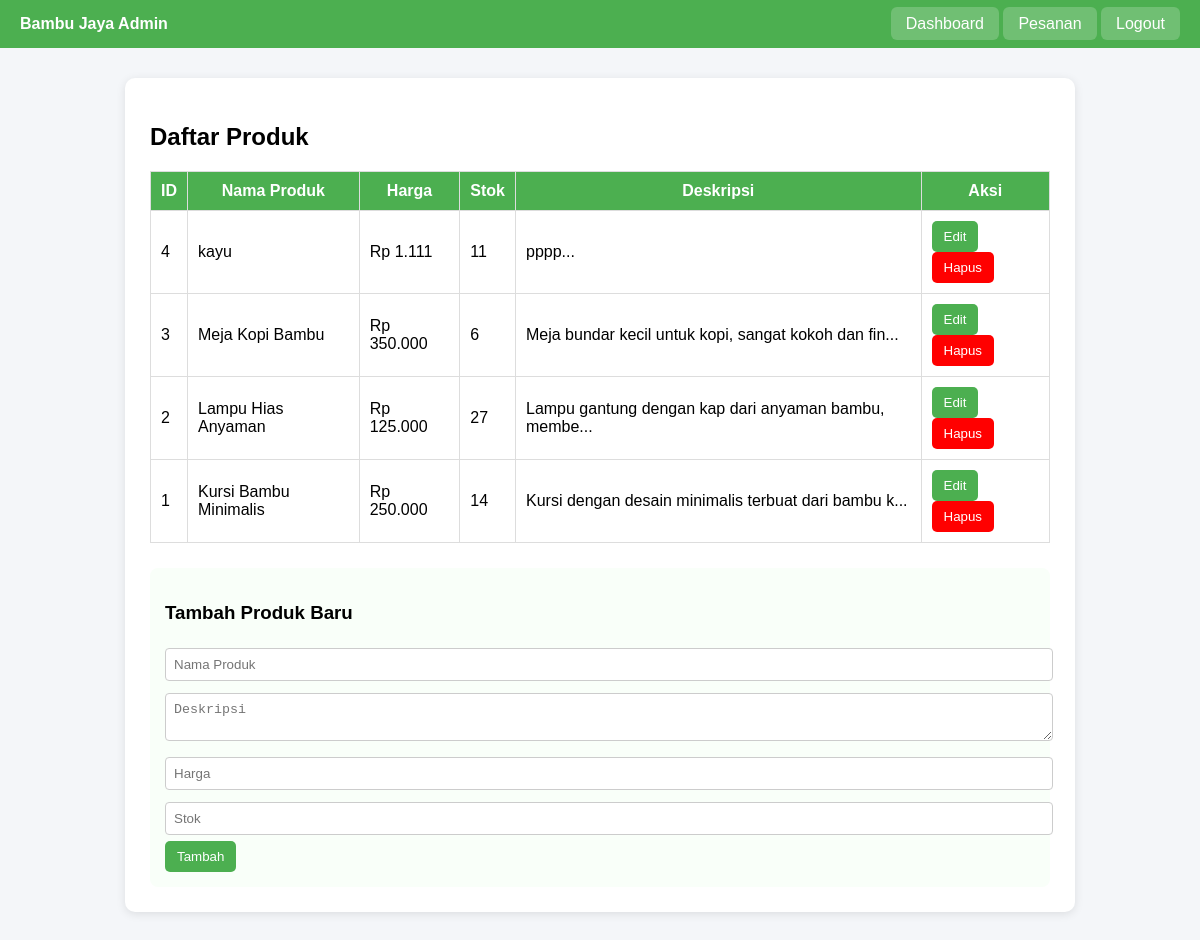
The app's page /admin/products.php (signed in) with its own data.
### tables this page shows
CREATE TABLE `products` (
  `id_product` int(11) NOT NULL,
  `nama_product` varchar(255) NOT NULL,
  `deskripsi` text DEFAULT NULL,
  `harga` decimal(10,2) NOT NULL,
  `stok` int(11) NOT NULL,
  `gambar` varchar(255) DEFAULT NULL
);

### admin/products.php (the view, shortened to what this page needs)
<?php
require_once "../config/koneksi.php";
$produk = mysqli_query($koneksi, "SELECT * FROM products ORDER BY id_product DESC");
?>
<!DOCTYPE html>
<html lang="id">
<head>
</head>
<body>
    <div class="navbar">
        <div><strong>Bambu Jaya Admin</strong></div>
        <div>
            <a href="dashboard.php">Dashboard</a>
            <a href="orders.php">Pesanan</a>
            <a href="../logout.php">Logout</a>
        </div>
    </div>
    <div class="container">
        <h2>Daftar Produk</h2>
        <table>
            <tr>
                <th>ID</th>
                <th>Nama Produk</th>
                <th>Harga</th>
                <th>Stok</th>
                <th>Deskripsi</th>
                <th>Aksi</th>
            </tr>
            <?php while ($p = mysqli_fetch_assoc($produk)) : ?>
            <tr>
                <td><?= $p['id_product']; ?></td>
                <td><?= htmlspecialchars($p['nama_product']); ?></td>
                <td>Rp <?= number_format($p['harga'], 0, ',', '.'); ?></td>
                <td><?= $p['stok']; ?></td>
                <td><?= substr($p['deskripsi'], 0, 50) . "..."; ?></td>
                <td>
                    <form style="display:inline;" method="POST">
                        <button type="button" onclick="editProduk(<?= htmlspecialchars(json_encode($p)); ?>)">Edit</button>
                    </form>
                    <a href="?hapus=<?= $p['id_product']; ?>" onclick="return confirm('Yakin hapus produk ini?')">
                        <button class="delete">Hapus</button>
                    </a>
                </td>
            </tr>
            <?php endwhile; ?>
        </table>
        <div class="form-popup">
            <h3>Tambah Produk Baru</h3>
            <form method="POST">
                <input type="text" name="nama" placeholder="Nama Produk" required>
                <textarea name="deskripsi" placeholder="Deskripsi" required></textarea>
                <input type="number" name="harga" placeholder="Harga" required>
                <input type="number" name="stok" placeholder="Stok" required>
                <button type="submit" name="tambah">Tambah</button>
            </form>
        </div>
    </div>
</body>
</html>

### admin/products.php (style rules this page uses)
body { font-family: Arial; background-color: #f4f6f9; margin: 0; }
.navbar { background-color: #4CAF50; color: white; padding: 15px 20px; display: flex; justify-content: space-between; }
.navbar a { color: white; text-decoration: none; background: rgba(255,255,255,0.2); padding: 8px 15px; border-radius: 6px; }
.container { max-width: 900px; margin: 30px auto; background: white; padding: 25px; border-radius: 10px; box-shadow: 0 2px 10px rgba(0,0,0,0.1); }
table { width: 100%; border-collapse: collapse; margin-top: 15px; }
th, td { border: 1px solid #ddd; padding: 10px; }
th { background: #4CAF50; color: white; }
.form-popup { background: #f9fff9; padding: 15px; border-radius: 8px; margin-top: 25px; }
input, textarea { width: 100%; padding: 8px; margin: 6px 0; border: 1px solid #ccc; border-radius: 4px; }
button { background-color: #4CAF50; color: white; border: none; padding: 8px 12px; border-radius: 5px; cursor: pointer; }
.delete { background-color: red; }

### records on screen
products: id_product "4", nama_product "kayu", harga "1.111", stok "11", deskripsi "pppp"
products: id_product "3", nama_product "Meja Kopi Bambu", harga "350.000", stok "6", deskripsi "Meja bundar kecil untuk kopi, sangat kokoh dan fin"
products: id_product "2", nama_product "Lampu Hias Anyaman", harga "125.000", stok "27", deskripsi "Lampu gantung dengan kap dari anyaman bambu, membe"
products: id_product "1", nama_product "Kursi Bambu Minimalis", harga "250.000", stok "14", deskripsi "Kursi dengan desain minimalis terbuat dari bambu k"
